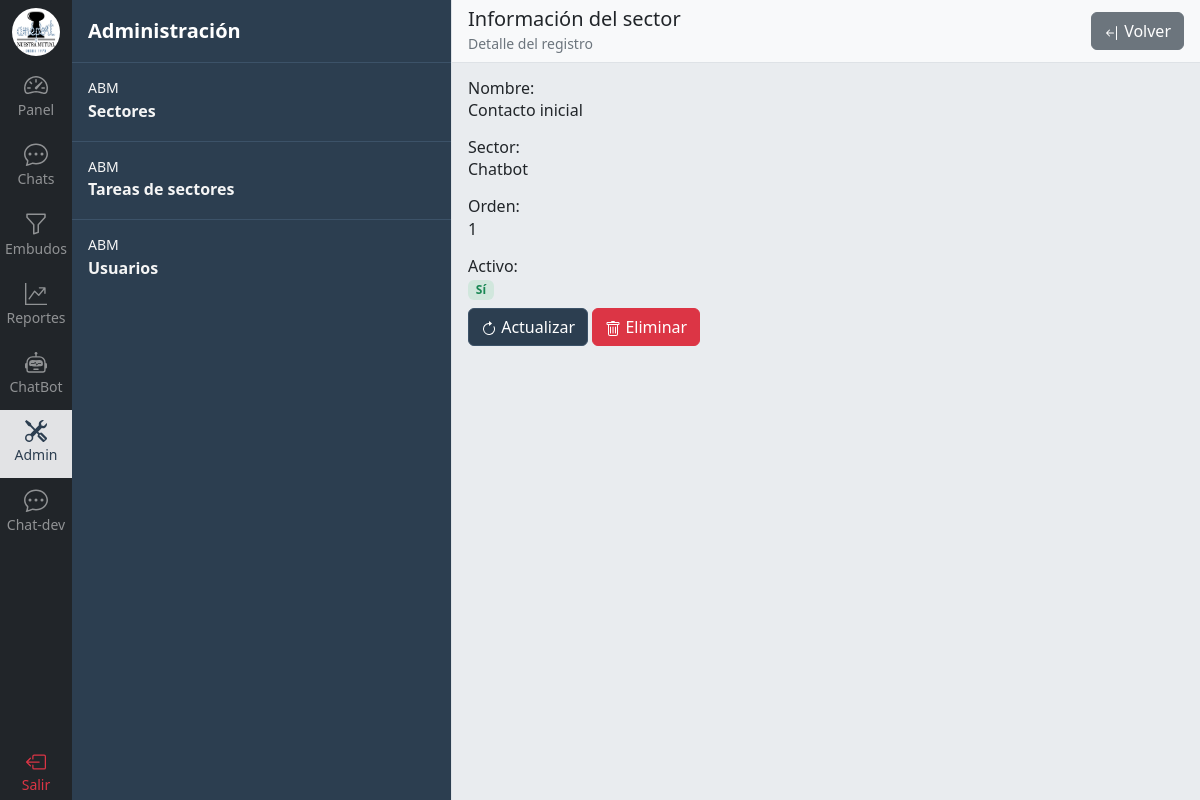
Screenshot of /administracion/tarea/detalle/1 (signed in) with the database file from the repository.
### chat/models.py (models this page shows, shortened)
class SectorTarea(models.Model):
    sector = models.ForeignKey(Sector, on_delete=models.CASCADE)
    nombre = models.CharField(max_length=100)
    activo = models.BooleanField(default=True)  # Para que no se pierda las asignadas a un mensaje anterior si sacan una tarea
    orden = models.PositiveIntegerField(null=True, blank=True)
    class Meta:
        verbose_name_plural = 'Sectores tareas'

class Sector(models.Model):
    nombre = models.CharField(max_length=100)
    def __str__(self):
        return self.nombre
    class Meta:
        verbose_name_plural = 'Sectores'

### dashboard/views.py (the view)
# urls.py: path('administracion/tarea/detalle/<int:pk>', administrador_requirido(views.SectorTareaDetailView.as_view()), name='tarea-detalle'),
class SectorTareaDetailView(DetailView):
    model = SectorTarea
    template_name = 'dashboard/admin/tarea/detail.html'

### templates/dashboard/admin/tarea/detail.html (shortened to what this page needs)
{% extends 'base.html' %}
{% load static %}
{% load humanize %}
{% block content %}
{% include 'navbar.html' %}
{% include 'dashboard/admin/admin_navbar.html' %}
<div class="d-flex flex-column justify-content-between w-100 scroll-white position-relative">
  <div class="d-flex justify-content-between align-items-center gap-3 text-decoration-none p-3 border-bottom bg-body-tertiary" style="height: 63px">
    <div>
      <h5 class="m-0">Información del sector</h5>
      <p class="m-0 text-secondary"><small>Detalle del registro</small></p>
    </div>
    <div>
      <button class="btn btn-secondary" onclick="volverAtras()">
        Volver
      </button>
    </div>
  </div>
  <div class="d-flex flex-column gap-2 bg-body-secondary p-3 h-100 overflow-y-scroll">
    <div>
      <h6 class="m-0">Nombre:</h6>
      <p>{{ object.nombre }}</p>
      <h6 class="m-0">Sector:</h6>
      <p>{{ object.sector }}</p>
      <h6 class="m-0">Orden:</h6>
      <p>{{ object.orden }}</p>
      <h6 class="m-0">Activo:</h6>
      {% if object.activo %}
        <span class="badge bg-success-subtle text-success">Sí</span>
      {% else %}
        <span class="badge bg-danger-subtle text-danger">No</span>
      {% endif %}
    </div>
    <div>
      <a href="{% url 'tarea-actualizar' object.pk %}" class="btn btn-primary">
        Actualizar
      </a>
      <a href="{% url 'tarea-borrar' object.pk %}" class="btn btn-danger">
        Eliminar
      </a>
    </div>
  </div>
  </div>
{% endblock %}

### static/css/style.css (style rules this page uses)
:root { --primary-color: rgb(44, 62, 80); --primary-hover-color: #3c5268; --primary-light-color: rgb(80, 107, 133); --secondary-color: #FFFFFF; --secondary-light-color: #dee2e7; }
.btn-primary { background-color: var(--primary-color) !important; border-color: var(--primary-hover-color) !important; }

### rows the page displays
SectorTarea: nombre "Contacto inicial", sector "Chatbot", orden "1"
